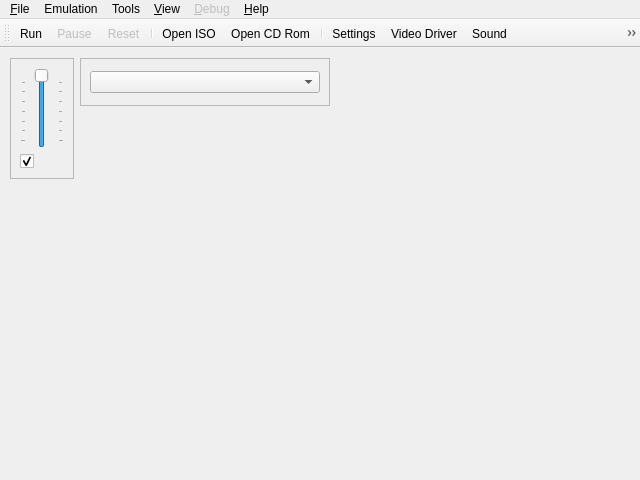
<ui version="4.0" >
 <class>UIYabause</class>
 <widget class="QMainWindow" name="UIYabause" >
  <property name="geometry" >
   <rect>
    <x>0</x>
    <y>0</y>
    <width>640</width>
    <height>480</height>
   </rect>
  </property>
  <property name="windowTitle" >
   <string>Yabause Qt GUI</string>
  </property>
  <property name="windowIcon" >
   <iconset resource="../resources/resources.qrc" >:/icons/icons/yabause.png</iconset>
  </property>
  <property name="iconSize" >
   <size>
    <width>16</width>
    <height>16</height>
   </size>
  </property>
  <widget class="QWidget" name="centralwidget" >
   <widget class="QFrame" name="fSound" >
    <property name="geometry" >
     <rect>
      <x>10</x>
      <y>10</y>
      <width>64</width>
      <height>121</height>
     </rect>
    </property>
    <property name="sizePolicy" >
     <sizepolicy vsizetype="Fixed" hsizetype="Maximum" >
      <horstretch>0</horstretch>
      <verstretch>0</verstretch>
     </sizepolicy>
    </property>
    <property name="frameShape" >
     <enum>QFrame::StyledPanel</enum>
    </property>
    <property name="frameShadow" >
     <enum>QFrame::Sunken</enum>
    </property>
    <layout class="QVBoxLayout" >
     <item>
      <widget class="QSlider" name="sVolume" >
       <property name="sizePolicy" >
        <sizepolicy vsizetype="Expanding" hsizetype="Expanding" >
         <horstretch>0</horstretch>
         <verstretch>0</verstretch>
        </sizepolicy>
       </property>
       <property name="toolTip" >
        <string>Volume</string>
       </property>
       <property name="maximum" >
        <number>100</number>
       </property>
       <property name="value" >
        <number>100</number>
       </property>
       <property name="orientation" >
        <enum>Qt::Vertical</enum>
       </property>
       <property name="tickPosition" >
        <enum>QSlider::TicksBothSides</enum>
       </property>
       <property name="tickInterval" >
        <number>15</number>
       </property>
      </widget>
     </item>
     <item>
      <widget class="QCheckBox" name="cbSound" >
       <property name="toolTip" >
        <string>Mute/UnMute Sound</string>
       </property>
       <property name="icon" >
        <iconset resource="../resources/resources.qrc" >:/actions/sound.png</iconset>
       </property>
       <property name="checked" >
        <bool>true</bool>
       </property>
      </widget>
     </item>
    </layout>
   </widget>
   <widget class="QFrame" name="fVideoDriver" >
    <property name="geometry" >
     <rect>
      <x>80</x>
      <y>10</y>
      <width>250</width>
      <height>48</height>
     </rect>
    </property>
    <property name="sizePolicy" >
     <sizepolicy vsizetype="Fixed" hsizetype="Maximum" >
      <horstretch>0</horstretch>
      <verstretch>0</verstretch>
     </sizepolicy>
    </property>
    <property name="frameShape" >
     <enum>QFrame::StyledPanel</enum>
    </property>
    <property name="frameShadow" >
     <enum>QFrame::Sunken</enum>
    </property>
    <layout class="QVBoxLayout" >
     <item>
      <widget class="QComboBox" name="cbVideoDriver" />
     </item>
    </layout>
   </widget>
  </widget>
  <widget class="QMenuBar" name="menubar" >
   <property name="geometry" >
    <rect>
     <x>0</x>
     <y>0</y>
     <width>640</width>
     <height>27</height>
    </rect>
   </property>
   <widget class="QMenu" name="mFile" >
    <property name="title" >
     <string>&amp;File</string>
    </property>
    <widget class="QMenu" name="mFileSaveState" >
     <property name="title" >
      <string>Save State</string>
     </property>
     <property name="icon" >
      <iconset resource="../resources/resources.qrc" >:/actions/icons/actions/save_state.png</iconset>
     </property>
     <addaction name="aFileSaveStateAs" />
     <addaction name="separator" />
     <addaction name="aFileSaveState0" />
     <addaction name="aFileSaveState1" />
     <addaction name="aFileSaveState2" />
     <addaction name="aFileSaveState3" />
     <addaction name="aFileSaveState4" />
     <addaction name="aFileSaveState5" />
     <addaction name="aFileSaveState6" />
     <addaction name="aFileSaveState7" />
     <addaction name="aFileSaveState8" />
     <addaction name="aFileSaveState9" />
    </widget>
    <widget class="QMenu" name="mFileLoadState" >
     <property name="title" >
      <string>Load State</string>
     </property>
     <property name="icon" >
      <iconset resource="../resources/resources.qrc" >:/actions/icons/actions/load_state.png</iconset>
     </property>
     <addaction name="aFileLoadStateAs" />
     <addaction name="separator" />
     <addaction name="aFileLoadState0" />
     <addaction name="aFileLoadState1" />
     <addaction name="aFileLoadState2" />
     <addaction name="aFileLoadState3" />
     <addaction name="aFileLoadState4" />
     <addaction name="aFileLoadState5" />
     <addaction name="aFileLoadState6" />
     <addaction name="aFileLoadState7" />
     <addaction name="aFileLoadState8" />
     <addaction name="aFileLoadState9" />
    </widget>
    <addaction name="aFileSettings" />
    <addaction name="separator" />
    <addaction name="aFileOpenISO" />
    <addaction name="aFileOpenCDRom" />
    <addaction name="separator" />
    <addaction name="mFileSaveState" />
    <addaction name="mFileLoadState" />
    <addaction name="separator" />
    <addaction name="aFileScreenshot" />
    <addaction name="separator" />
    <addaction name="aFilePlayMovie" />
    <addaction name="aFileRecordMovie" />
    <addaction name="aFileStopMovie" />
    <addaction name="separator" />
    <addaction name="aFileQuit" />
   </widget>
   <widget class="QMenu" name="mView" >
    <property name="title" >
     <string>&amp;View</string>
    </property>
    <widget class="QMenu" name="mViewLayer" >
     <property name="title" >
      <string>&amp;Layer</string>
     </property>
     <property name="icon" >
      <iconset resource="../resources/resources.qrc" >:/actions/icons/actions/layer.png</iconset>
     </property>
     <addaction name="aViewLayerVdp1" />
     <addaction name="aViewLayerNBG0" />
     <addaction name="aViewLayerNBG1" />
     <addaction name="aViewLayerNBG2" />
     <addaction name="aViewLayerNBG3" />
     <addaction name="aViewLayerRBG0" />
    </widget>
    <addaction name="aViewFPS" />
    <addaction name="mViewLayer" />
    <addaction name="aViewFullscreen" />
    <addaction name="aViewLog" />
   </widget>
   <widget class="QMenu" name="mViewDebug" >
    <property name="enabled" >
     <bool>false</bool>
    </property>
    <property name="title" >
     <string>&amp;Debug</string>
    </property>
    <addaction name="aViewDebugMSH2" />
    <addaction name="aViewDebugSSH2" />
    <addaction name="aViewDebugVdp1" />
    <addaction name="aViewDebugVdp2" />
    <addaction name="aViewDebugM68K" />
    <addaction name="aViewDebugSCUDSP" />
    <addaction name="aViewDebugSCSP" />
    <addaction name="separator" />
    <addaction name="aViewDebugMemoryDump" />
   </widget>
   <widget class="QMenu" name="mHelp" >
    <property name="title" >
     <string>&amp;Help</string>
    </property>
    <addaction name="aHelpEmuCompatibility" />
    <addaction name="aHelpAbout" />
   </widget>
   <widget class="QMenu" name="mTools" >
    <property name="title" >
     <string>Tools</string>
    </property>
    <addaction name="aToolsBackupManager" />
    <addaction name="aToolsCheatsList" />
    <addaction name="aToolsTransfer" />
   </widget>
   <widget class="QMenu" name="mEmulation" >
    <property name="title" >
     <string>Emulation</string>
    </property>
    <addaction name="aEmulationRun" />
    <addaction name="aEmulationPause" />
    <addaction name="aEmulationReset" />
    <addaction name="separator" />
    <addaction name="aEmulationFrameSkipLimiter" />
   </widget>
   <addaction name="mFile" />
   <addaction name="mEmulation" />
   <addaction name="mTools" />
   <addaction name="mView" />
   <addaction name="mViewDebug" />
   <addaction name="mHelp" />
  </widget>
  <widget class="QToolBar" name="toolBar" >
   <property name="windowTitle" >
    <string>toolBar</string>
   </property>
   <attribute name="toolBarArea" >
    <enum>TopToolBarArea</enum>
   </attribute>
   <attribute name="toolBarBreak" >
    <bool>false</bool>
   </attribute>
   <addaction name="aEmulationRun" />
   <addaction name="aEmulationPause" />
   <addaction name="aEmulationReset" />
   <addaction name="separator" />
   <addaction name="aFileOpenISO" />
   <addaction name="aFileOpenCDRom" />
   <addaction name="separator" />
   <addaction name="aFileSettings" />
   <addaction name="aVideoDriver" />
   <addaction name="aSound" />
   <addaction name="aEmulationFrameSkipLimiter" />
   <addaction name="aViewFPS" />
   <addaction name="aViewFullscreen" />
   <addaction name="aFileScreenshot" />
   <addaction name="separator" />
   <addaction name="aToolsBackupManager" />
   <addaction name="aToolsCheatsList" />
   <addaction name="separator" />
   <addaction name="aFileQuit" />
   <addaction name="aHelpAbout" />
  </widget>
  <action name="aFileQuit" >
   <property name="icon" >
    <iconset resource="../resources/resources.qrc" >:/actions/icons/actions/quit.png</iconset>
   </property>
   <property name="text" >
    <string>&amp;Quit</string>
   </property>
   <property name="shortcut" >
    <string>Ctrl+Q</string>
   </property>
  </action>
  <action name="aYabauseStart" >
   <property name="text" >
    <string>Start</string>
   </property>
  </action>
  <action name="aYabauseStop" >
   <property name="text" >
    <string>Stop</string>
   </property>
  </action>
  <action name="aFileSettings" >
   <property name="icon" >
    <iconset resource="../resources/resources.qrc" >:/actions/icons/actions/settings.png</iconset>
   </property>
   <property name="text" >
    <string>&amp;Settings...</string>
   </property>
   <property name="shortcut" >
    <string>Ctrl+S</string>
   </property>
  </action>
  <action name="aEmulationRun" >
   <property name="icon" >
    <iconset resource="../resources/resources.qrc" >:/actions/icons/actions/play.png</iconset>
   </property>
   <property name="text" >
    <string>R&amp;un</string>
   </property>
   <property name="shortcut" >
    <string>Pause</string>
   </property>
  </action>
  <action name="aEmulationPause" >
   <property name="enabled" >
    <bool>false</bool>
   </property>
   <property name="icon" >
    <iconset resource="../resources/resources.qrc" >:/actions/icons/actions/pause.png</iconset>
   </property>
   <property name="text" >
    <string>&amp;Pause</string>
   </property>
   <property name="shortcut" >
    <string>Pause</string>
   </property>
  </action>
  <action name="aEmulationReset" >
   <property name="enabled" >
    <bool>false</bool>
   </property>
   <property name="icon" >
    <iconset resource="../resources/resources.qrc" >:/actions/icons/actions/reset.png</iconset>
   </property>
   <property name="text" >
    <string>&amp;Reset</string>
   </property>
   <property name="shortcut" >
    <string>Ctrl+R</string>
   </property>
  </action>
  <action name="aToolsTransfer" >
   <property name="enabled" >
    <bool>false</bool>
   </property>
   <property name="icon" >
    <iconset resource="../resources/resources.qrc" >:/actions/icons/actions/transfert.png</iconset>
   </property>
   <property name="text" >
    <string>Transfer</string>
   </property>
   <property name="shortcut" >
    <string>Ctrl+N</string>
   </property>
  </action>
  <action name="aFileScreenshot" >
   <property name="icon" >
    <iconset resource="../resources/resources.qrc" >:/actions/icons/actions/screenshot.png</iconset>
   </property>
   <property name="text" >
    <string>Screenshot</string>
   </property>
   <property name="shortcut" >
    <string>Ctrl+Print</string>
   </property>
  </action>
  <action name="aEmulationFrameSkipLimiter" >
   <property name="checkable" >
    <bool>true</bool>
   </property>
   <property name="icon" >
    <iconset resource="../resources/resources.qrc" >:/actions/icons/actions/frame_skipping.png</iconset>
   </property>
   <property name="text" >
    <string>Frame Skip/Limiter</string>
   </property>
   <property name="shortcut" >
    <string>ScrollLock</string>
   </property>
  </action>
  <action name="aViewFPS" >
   <property name="checkable" >
    <bool>true</bool>
   </property>
   <property name="icon" >
    <iconset resource="../resources/resources.qrc" >:/actions/icons/actions/fps.png</iconset>
   </property>
   <property name="text" >
    <string>FPS</string>
   </property>
  </action>
  <action name="aViewLayerVdp1" >
   <property name="checkable" >
    <bool>true</bool>
   </property>
   <property name="checked" >
    <bool>true</bool>
   </property>
   <property name="text" >
    <string>Vdp1</string>
   </property>
  </action>
  <action name="aViewFullscreen" >
   <property name="checkable" >
    <bool>true</bool>
   </property>
   <property name="icon" >
    <iconset resource="../resources/resources.qrc" >:/actions/fullscreen.png</iconset>
   </property>
   <property name="text" >
    <string>&amp;Fullscreen</string>
   </property>
   <property name="shortcut" >
    <string>Alt+Return</string>
   </property>
  </action>
  <action name="aViewLog" >
   <property name="checkable" >
    <bool>true</bool>
   </property>
   <property name="icon" >
    <iconset resource="../resources/resources.qrc" >:/actions/icons/actions/log.png</iconset>
   </property>
   <property name="text" >
    <string>Log</string>
   </property>
  </action>
  <action name="aViewDebugMSH2" >
   <property name="text" >
    <string>MSH2</string>
   </property>
  </action>
  <action name="aViewDebugSSH2" >
   <property name="text" >
    <string>SSH2</string>
   </property>
  </action>
  <action name="aViewDebugVdp1" >
   <property name="text" >
    <string>Vdp1</string>
   </property>
  </action>
  <action name="aViewDebugVdp2" >
   <property name="text" >
    <string>Vdp2</string>
   </property>
  </action>
  <action name="aViewDebugM68K" >
   <property name="text" >
    <string>M68K</string>
   </property>
  </action>
  <action name="aViewDebugSCUDSP" >
   <property name="text" >
    <string>SCU-DSP</string>
   </property>
  </action>
  <action name="aViewDebugSCSP" >
   <property name="text" >
    <string>SCSP</string>
   </property>
  </action>
  <action name="aViewDebugMemoryDump" >
   <property name="text" >
    <string>Memory Dump</string>
   </property>
  </action>
  <action name="aHelpAbout" >
   <property name="icon" >
    <iconset resource="../resources/resources.qrc" >:/actions/icons/actions/about.png</iconset>
   </property>
   <property name="text" >
    <string>&amp;About...</string>
   </property>
  </action>
  <action name="aViewLayerNBG0" >
   <property name="checkable" >
    <bool>true</bool>
   </property>
   <property name="checked" >
    <bool>true</bool>
   </property>
   <property name="text" >
    <string>NBG0</string>
   </property>
  </action>
  <action name="aViewLayerNBG1" >
   <property name="checkable" >
    <bool>true</bool>
   </property>
   <property name="checked" >
    <bool>true</bool>
   </property>
   <property name="text" >
    <string>NBG1</string>
   </property>
  </action>
  <action name="aViewLayerNBG2" >
   <property name="checkable" >
    <bool>true</bool>
   </property>
   <property name="checked" >
    <bool>true</bool>
   </property>
   <property name="text" >
    <string>NBG2</string>
   </property>
  </action>
  <action name="aViewLayerNBG3" >
   <property name="checkable" >
    <bool>true</bool>
   </property>
   <property name="checked" >
    <bool>true</bool>
   </property>
   <property name="text" >
    <string>NBG3</string>
   </property>
  </action>
  <action name="aViewLayerRBG0" >
   <property name="checkable" >
    <bool>true</bool>
   </property>
   <property name="checked" >
    <bool>true</bool>
   </property>
   <property name="text" >
    <string>RBG0</string>
   </property>
  </action>
  <action name="aFileSaveState1" >
   <property name="text" >
    <string>1</string>
   </property>
   <property name="shortcut" >
    <string>Ctrl+1</string>
   </property>
  </action>
  <action name="aFileSaveState2" >
   <property name="text" >
    <string>2</string>
   </property>
   <property name="shortcut" >
    <string>Ctrl+2</string>
   </property>
  </action>
  <action name="aFileSaveState3" >
   <property name="text" >
    <string>3</string>
   </property>
   <property name="shortcut" >
    <string>Ctrl+3</string>
   </property>
  </action>
  <action name="aFileSaveState4" >
   <property name="text" >
    <string>4</string>
   </property>
   <property name="shortcut" >
    <string>Ctrl+4</string>
   </property>
  </action>
  <action name="aFileSaveState5" >
   <property name="text" >
    <string>5</string>
   </property>
   <property name="shortcut" >
    <string>Ctrl+5</string>
   </property>
  </action>
  <action name="aFileSaveState6" >
   <property name="text" >
    <string>6</string>
   </property>
   <property name="shortcut" >
    <string>Ctrl+6</string>
   </property>
  </action>
  <action name="aFileSaveState7" >
   <property name="text" >
    <string>7</string>
   </property>
   <property name="shortcut" >
    <string>Ctrl+7</string>
   </property>
  </action>
  <action name="aFileSaveState8" >
   <property name="text" >
    <string>8</string>
   </property>
   <property name="shortcut" >
    <string>Ctrl+8</string>
   </property>
  </action>
  <action name="aFileSaveState9" >
   <property name="text" >
    <string>9</string>
   </property>
   <property name="shortcut" >
    <string>Ctrl+9</string>
   </property>
  </action>
  <action name="aFileLoadState1" >
   <property name="text" >
    <string>1</string>
   </property>
   <property name="shortcut" >
    <string>Alt+1</string>
   </property>
  </action>
  <action name="aFileLoadState2" >
   <property name="text" >
    <string>2</string>
   </property>
   <property name="shortcut" >
    <string>Alt+2</string>
   </property>
  </action>
  <action name="aFileLoadState3" >
   <property name="text" >
    <string>3</string>
   </property>
   <property name="shortcut" >
    <string>Alt+3</string>
   </property>
  </action>
  <action name="aFileLoadState4" >
   <property name="text" >
    <string>4</string>
   </property>
   <property name="shortcut" >
    <string>Alt+4</string>
   </property>
  </action>
  <action name="aFileLoadState5" >
   <property name="text" >
    <string>5</string>
   </property>
   <property name="shortcut" >
    <string>Alt+5</string>
   </property>
  </action>
  <action name="aFileLoadState6" >
   <property name="text" >
    <string>6</string>
   </property>
   <property name="shortcut" >
    <string>Alt+6</string>
   </property>
  </action>
  <action name="aFileLoadState7" >
   <property name="text" >
    <string>7</string>
   </property>
   <property name="shortcut" >
    <string>Alt+7</string>
   </property>
  </action>
  <action name="aFileLoadState8" >
   <property name="text" >
    <string>8</string>
   </property>
   <property name="shortcut" >
    <string>Alt+8</string>
   </property>
  </action>
  <action name="aFileLoadState9" >
   <property name="text" >
    <string>9</string>
   </property>
   <property name="shortcut" >
    <string>Alt+9</string>
   </property>
  </action>
  <action name="aFileSaveStateAs" >
   <property name="text" >
    <string>To File...</string>
   </property>
   <property name="shortcut" >
    <string>Ctrl+T</string>
   </property>
  </action>
  <action name="aFileLoadStateAs" >
   <property name="text" >
    <string>From File...</string>
   </property>
   <property name="shortcut" >
    <string>Ctrl+F</string>
   </property>
  </action>
  <action name="aToolsCheatsList" >
   <property name="icon" >
    <iconset resource="../resources/resources.qrc" >:/actions/icons/actions/cheats.png</iconset>
   </property>
   <property name="text" >
    <string>Cheats List...</string>
   </property>
   <property name="shortcut" >
    <string>Ctrl+L</string>
   </property>
  </action>
  <action name="aToolsBackupManager" >
   <property name="icon" >
    <iconset resource="../resources/resources.qrc" >:/actions/icons/actions/backup_ram.png</iconset>
   </property>
   <property name="text" >
    <string>Backup Manager...</string>
   </property>
   <property name="shortcut" >
    <string>Ctrl+B</string>
   </property>
  </action>
  <action name="aFileOpenISO" >
   <property name="icon" >
    <iconset resource="../resources/resources.qrc" >:/actions/icons/actions/iso.png</iconset>
   </property>
   <property name="text" >
    <string>Open ISO...</string>
   </property>
   <property name="shortcut" >
    <string>Ctrl+I</string>
   </property>
  </action>
  <action name="aFileOpenCDRom" >
   <property name="icon" >
    <iconset resource="../resources/resources.qrc" >:/actions/icons/actions/cd.png</iconset>
   </property>
   <property name="text" >
    <string>Open CD Rom...</string>
   </property>
   <property name="shortcut" >
    <string>Ctrl+C</string>
   </property>
  </action>
  <action name="aFilePlayMovie" >
   <property name="text" >
    <string>Play Movie...</string>
   </property>
   <property name="icon" >
    <iconset resource="../resources/resources.qrc" >:/actions/icons/actions/play.png</iconset>
   </property>
  </action>
  <action name="aFileRecordMovie" >
   <property name="text" >
    <string>Record Movie...</string>
   </property>
   <property name="icon" >
    <iconset resource="../resources/resources.qrc" >:/actions/icons/actions/save_state.png</iconset>
   </property>
  </action>
  <action name="aFileStopMovie" >
   <property name="text" >
    <string>Stop Movie...</string>
   </property>
   <property name="icon" >
    <iconset resource="../resources/resources.qrc" >:/actions/icons/actions/button_cancel.png</iconset>
   </property>
  </action>
  <action name="aHelpEmuCompatibility" >
   <property name="icon" >
    <iconset resource="../resources/resources.qrc" >:/actions/icons/actions/emu-compatibility.png</iconset>
   </property>
   <property name="text" >
    <string>Emu-Compatibility</string>
   </property>
   <property name="statusTip" >
    <string>http://www.emu-compatibility.com/yabause/index.php?lang=uk</string>
   </property>
  </action>
  <action name="aSound" >
   <property name="icon" >
    <iconset resource="../resources/resources.qrc" >:/actions/sound.png</iconset>
   </property>
   <property name="text" >
    <string>Sound...</string>
   </property>
  </action>
  <action name="aVideoDriver" >
   <property name="icon" >
    <iconset resource="../resources/resources.qrc" >:/actions/icons/actions/video.png</iconset>
   </property>
   <property name="text" >
    <string>Video Driver</string>
   </property>
  </action>
  <action name="aFileSaveState0" >
   <property name="text" >
    <string>0</string>
   </property>
   <property name="shortcut" >
    <string>Ctrl+0</string>
   </property>
  </action>
  <action name="aFileLoadState0" >
   <property name="text" >
    <string>0</string>
   </property>
   <property name="shortcut" >
    <string>Alt+0</string>
   </property>
  </action>
 </widget>
 <resources>
  <include location="../resources/resources.qrc" />
 </resources>
 <connections>
  <connection>
   <sender>aFileQuit</sender>
   <signal>triggered()</signal>
   <receiver>UIYabause</receiver>
   <slot>close()</slot>
   <hints>
    <hint type="sourcelabel" >
     <x>-1</x>
     <y>-1</y>
    </hint>
    <hint type="destinationlabel" >
     <x>159</x>
     <y>119</y>
    </hint>
   </hints>
  </connection>
 </connections>
</ui>
